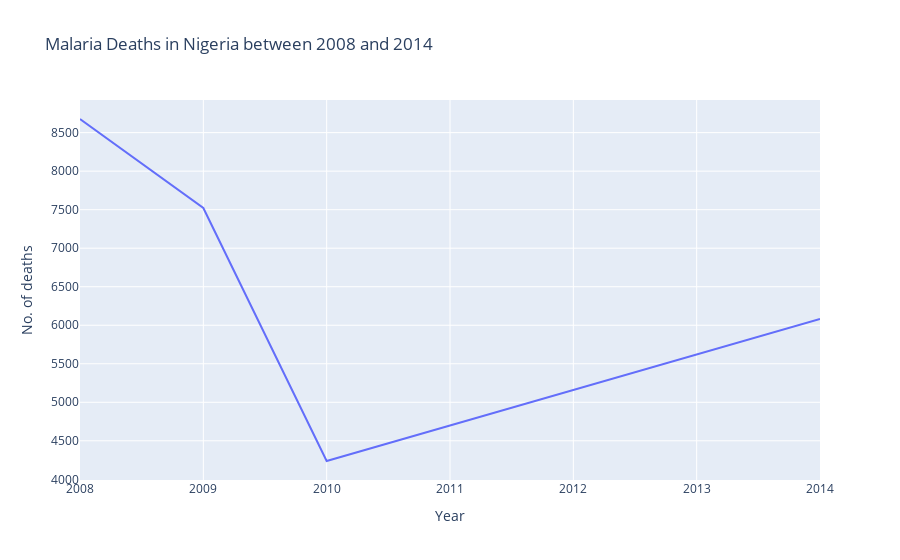

This figure's notebook cell:
### Markdown cell above
From the visual above, Malaria cases in Nigeria has been constantly increasing, with a total of 7,826,954 reported cases in 2014.

### Code cell
nigeria_deathplot = plx.line(Nigeria, 
                        x='Year', 
                        y='No. of deaths', 
                        title='Malaria Deaths in Nigeria between 2008 and 2014')
nigeria_deathplot.show()

### Figure 1 — Plotly figure (JSON) as saved in the notebook; plotly's stock layout.template omitted (floating-point values rounded to 4 significant figures)
{"data": [{"hovertemplate": "Year=%{x}<br>No. of deaths=%{y}<extra></extra>", "legendgroup": "", "line": {"color": "#636efa", "dash": "solid"}, "marker": {"symbol": "circle"}, "mode": "lines", "name": "", "orientation": "v", "showlegend": false, "type": "scatter", "x": [2014, 2010, 2009, 2008], "xaxis": "x", "y": [6082, 4238, 7522, 8677], "yaxis": "y"}], "layout": {"autosize": true, "legend": {"tracegroupgap": 0}, "title": {"text": "Malaria Deaths in Nigeria between 2008 and 2014"}, "xaxis": {"anchor": "y", "autorange": true, "domain": [0, 1], "range": [2008, 2014], "title": {"text": "Year"}, "type": "linear"}, "yaxis": {"anchor": "x", "autorange": true, "domain": [0, 1], "range": [3991.0, 8924.0], "title": {"text": "No. of deaths"}, "type": "linear"}}}
